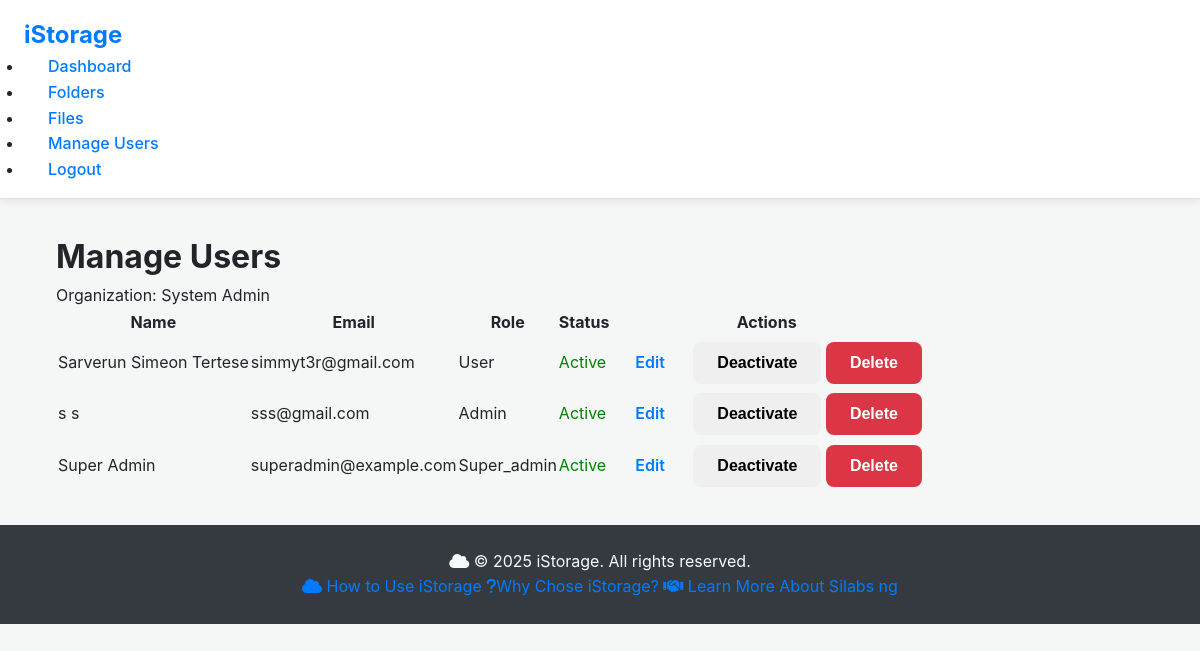
Page /views/manage_users.php (signed in) on the committed database.
### tables this page shows
CREATE TABLE `organizations` (
  `id` int(11) NOT NULL,
  `name` varchar(100) NOT NULL,
  `description` text DEFAULT NULL,
  `created_at` timestamp NOT NULL DEFAULT current_timestamp(),
  `approved` tinyint(1) NOT NULL DEFAULT 0,
  `approved_by` int(11) DEFAULT NULL,
  `approved_at` timestamp NULL DEFAULT NULL,
  `requested_by` int(11) DEFAULT NULL
);

CREATE TABLE `users` (
  `id` int(11) NOT NULL,
  `organization_id` int(11) NOT NULL,
  `username` varchar(50) NOT NULL,
  `email` varchar(100) NOT NULL,
  `password_hash` varchar(255) NOT NULL,
  `first_name` varchar(50) NOT NULL,
  `last_name` varchar(50) NOT NULL,
  `role` enum('user','admin','super_admin') NOT NULL DEFAULT 'user',
  `created_at` timestamp NOT NULL DEFAULT current_timestamp(),
  `last_login` timestamp NULL DEFAULT NULL,
  `is_active` tinyint(1) NOT NULL DEFAULT 1,
  `password_reset_token` varchar(64) DEFAULT NULL,
  `password_reset_expires` datetime DEFAULT NULL
);

### includes/config.php (called while the page is built, shortened)
<?php
function is_super_admin() {
    return isset($_SESSION['role']) && $_SESSION['role'] === 'super_admin';
}
function get_user_organization_id() {
    return isset($_SESSION['organization_id']) ? $_SESSION['organization_id'] : null;
}
?>

### models/Organization.php (called while the page is built, shortened)
<?php
class Organization {
    private $pdo;
    public function __construct($pdo) {
        $this->pdo = $pdo;
    }
    public function findById($id) {
        $stmt = $this->pdo->prepare("SELECT * FROM organizations WHERE id = ?");
        $stmt->execute([$id]);
        return $stmt->fetch();
    }
}
?>

### models/User.php (called while the page is built, shortened)
<?php
class User {
    private $pdo;
    public function __construct($pdo) {
        $this->pdo = $pdo;
    }
    public function getUsersByOrganization($organization_id) {
        $stmt = $this->pdo->prepare("SELECT id, username, email, first_name, last_name, role, is_active, created_at, last_login
                                    FROM users WHERE organization_id = ? ORDER BY username");
        $stmt->execute([$organization_id]);
        return $stmt->fetchAll();
    }
}
?>

### views/manage_users.php (the view, shortened to what this page needs)
<?php
require_once '../includes/config.php';
require_once '../models/User.php';
require_once '../models/Organization.php';
try {
    $user_model = new User($pdo);
    $org_model = new Organization($pdo);
    $organization_name = null;
    if (is_super_admin()) {
        $users = $user_model->getAllUsers();
        $page_heading = "Manage All Users";
    } else {
        $org_id = get_user_organization_id();
        $org_details = $org_model->findById($org_id);
        $organization_name = $org_details['name'] ?? 'Your Organization';
        $users = $user_model->getUsersByOrganization($org_id);
        $page_heading = "Manage Users";
    }
} catch (PDOException $e) {
    error_log('Manage Users Error: ' . $e->getMessage());
    $page_error = 'Could not load user data. Please try again later.';
    $users = [];
}
?>
<!DOCTYPE html>
<html lang="en">
<head>
    <link rel="stylesheet" href="../assets/css/style.css">
    <link rel="stylesheet" href="https://cdnjs.cloudflare.com/ajax/libs/font-awesome/6.4.0/css/all.min.css">
</head>
<body>
    <header>
        <div class="header-content">
            <div class="logo"><?= htmlspecialchars(APP_NAME) ?></div>
            <nav>
                <ul>
                    <?php if (is_super_admin()): ?>
                        <li><a href="super_admin_dashboard.php">Dashboard</a></li>
                        <li><a href="manage_organizations.php">Organizations</a></li>
                    <?php else: ?>
                        <li><a href="admin_dashboard.php">Dashboard</a></li>
                        <li><a href="manage_folders.php">Folders</a></li>
                        <li><a href="manage_files.php">Files</a></li>
                    <?php endif; ?>
                    <li><a href="manage_users.php">Manage Users</a></li>
                    <li><a href="../controllers/auth_controller.php?logout=1">Logout</a></li>
                </ul>
            </nav>
        </div>
    </header>
    <div class="container">
        <div class="main-content">
            <h1><?= htmlspecialchars($page_heading) ?></h1>
            <?php if ($organization_name): ?>
                <p>Organization: <?= htmlspecialchars($organization_name) ?></p>
            <?php endif; ?>
            <div class="table-container">
                <table>
                    <thead>
                        <tr>
                            <th>Name</th>
                            <th>Email</th>
                            <th>Role</th>
                            <th>Status</th>
                            <th>Actions</th>
                        </tr>
                    </thead>
                    <tbody>
                        <?php if (empty($users)): ?>
                            <tr><td colspan="<?= is_super_admin() ? '6' : '5' ?>">No users found.</td></tr>
                        <?php else: ?>
                            <?php foreach ($users as $user): ?>
                                <tr>
                                    <td><?= htmlspecialchars($user['first_name'] . ' ' . $user['last_name']) ?></td>
                                    <td><?= htmlspecialchars($user['email']) ?></td>
                                    <td>
                                        <?php if (is_super_admin() && $_SESSION['user_id'] != $user['id']): ?>
                                            <form action="../controllers/admin_controller.php" method="POST">
                                                <input type="hidden" name="user_id" value="<?= $user['id'] ?>">
                                                <select name="role" onchange="this.form.submit()">
                                                    <option value="user" <?= $user['role'] === 'user' ? 'selected' : '' ?>>User</option>
                                                    <option value="admin" <?= $user['role'] === 'admin' ? 'selected' : '' ?>>Admin</option>
                                                    <option value="super_admin" <?= $user['role'] === 'super_admin' ? 'selected' : '' ?>>Super Admin</option>
                                                </select>
                                                <input type="hidden" name="update_user_role" value="1">
                                            </form>
                                        <?php else: ?>
                                            <?= htmlspecialchars(ucfirst($user['role'])) ?>
                                        <?php endif; ?>
                                    </td>
                                    <td>
                                        <?php if ($user['is_active']): ?>
                                            <span style="color: green;">Active</span>
                                        <?php else: ?>
                                            <span style="color: orange;">Inactive</span>
                                        <?php endif; ?>
                                    </td>
                                    <td>
                                        <a href="edit_user.php?id=<?= $user['id'] ?>" class="btn">Edit</a>
                                        <form action="../controllers/admin_controller.php" method="POST" style="display:inline;">
                                            <button type="submit" name="update_user_status" class="btn <?= $user['is_active'] ? 'btn-warning' : 'btn-success' ?>">
                                                <?= $user['is_active'] ? 'Deactivate' : 'Activate' ?>
                                            </button>
                                        </form>
                                        <form action="../controllers/admin_controller.php" method="POST" style="display:inline;" onsubmit="return confirm('Are you sure you want to permanently delete this user?');">
                                            <button type="submit" name="delete_user" class="btn btn-danger">Delete</button>
                                        </form>
                                    </td>
                                </tr>
                            <?php endforeach; ?>
                        <?php endif; ?>
                    </tbody>
                </table>
            </div>
        </div>
    </div>
</body>
</html>
<?php
include "footer.php";
?>

### assets/css/style.css (style rules this page uses)
:root { --primary-color: #007bff; --primary-hover-color: #0056b3; --secondary-color: #6c757d; --success-color: #28a745; --danger-color: #dc3545; --light-color: #f8f9fa; --dark-color: #343a40; --text-color: #212529; --body-bg: #f4f7f6; --card-bg: #ffffff; --border-color: #dee2e6; --border-radius: 0.5rem; --box-shadow: 0 4px 6px rgba(0, 0, 0, 0.05); --font-family: 'Inter', -apple-system, BlinkMacSystemFont, "Segoe UI", Roboto, "Helvetica Neue", Arial, sans-serif; }
* { box-sizing: border-box; margin: 0; padding: 0; }
body { font-family: var(--font-family); line-height: 1.6; color: var(--text-color); background-color: var(--body-bg); }
a { color: var(--primary-color); text-decoration: none; transition: color 0.2s ease-in-out; }
.main-content { flex-grow: 1; padding: 2rem; overflow-y: auto; list-style: none; }
.container { width: 100%; max-width: 1200px; margin: 0 auto; padding: 0 1.5rem; }
header { background-color: var(--card-bg); padding: 1rem 1.5rem; box-shadow: var(--box-shadow); border-bottom: 1px solid var(--border-color); display: flex; justify-content: space-between; align-items: center; position: sticky; top: 0; z-index: 1000; width: 100%; }
header .logo { font-size: 1.5rem; font-weight: 700; color: var(--primary-color); }
header nav a { margin-left: 0.5rem; padding: 0.5rem 1rem; border-radius: var(--border-radius); font-weight: 500; transition: background-color 0.2s ease-in-out; }
.btn { display: inline-block; padding: 0.75rem 1.5rem; border-radius: var(--border-radius); border: none; font-size: 1rem; font-weight: 600; cursor: pointer; text-align: center; transition: background-color 0.2s, transform 0.1s; }
.btn-danger { background-color: var(--danger-color); color: white; }

### rows in the picture
organizations: name "System Admin"
users: first_name+last_name "Sarverun Simeon Tertese", email "simmyt3r@gmail.com", role "User", is_active "Active"
users: first_name+last_name "s s", email "sss@gmail.com", role "Admin", is_active "Active"
users: first_name+last_name "Super Admin", email "superadmin@example.com", role "Super_admin", is_active "Active"

### other values in the picture
APP_NAME "iStorage"
$page_heading "Manage Users"
